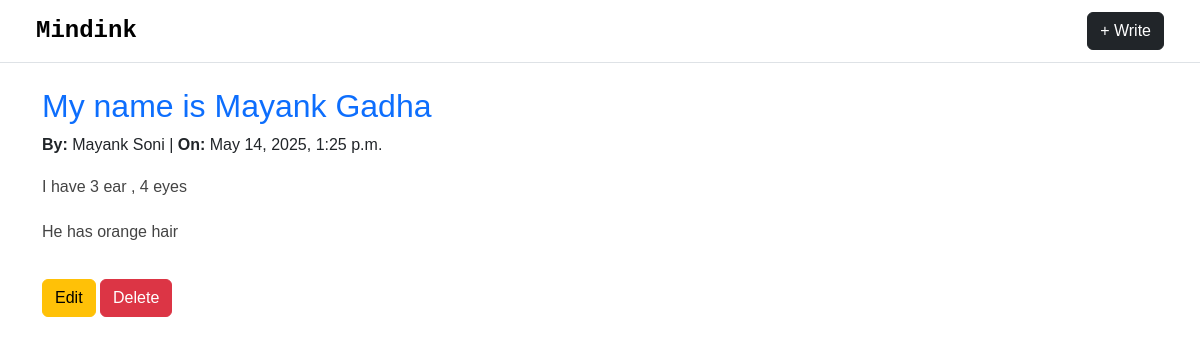
Before: /blog/4/ with the older database file.
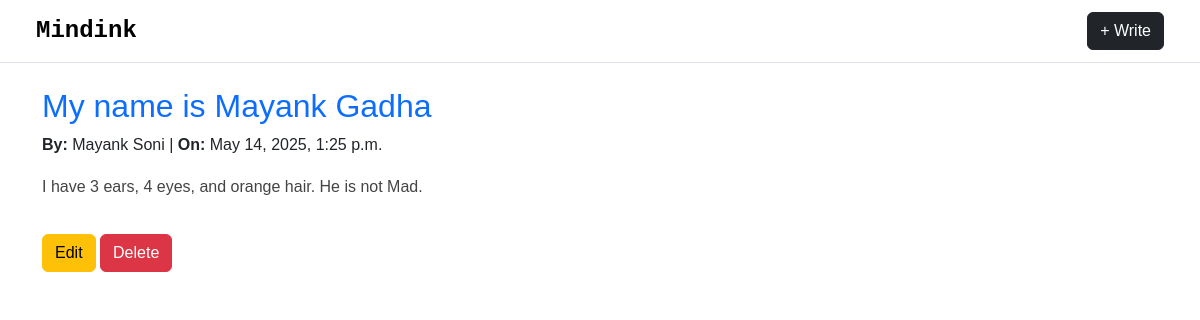
After: the same page with the newer database file.
### blog/models.py (models this page shows, shortened)
class Blog(models.Model):
    title = models.CharField(max_length=100)
    description = models.TextField(max_length=2000)
    created_by = models.CharField(max_length=100)
    created_at = models.DateTimeField(auto_now_add=True)
    is_deleted = models.BooleanField(default=False)  # Soft delete flag

### blog/views.py (the view)
# urls.py: path('blog/<int:pk>/', views.blog_detail, name='blog_detail'),
def blog_detail(request, pk):
    blog = get_object_or_404(Blog, pk=pk)
    return render(request, 'blog_detail.html', {'blog': blog})

### blog/templates/blog_detail.html
{% extends "base.html" %}
{% block content %}
<div class="blog">
    <h2 class="text-primary">{{ blog.title }}</h2>
    <p><strong>By:</strong> {{ blog.created_by }} | <strong>On:</strong> {{ blog.created_at }}</p>
    <div class="blog-content">{{ blog.description|linebreaks }}</div>
    <a href="{% url 'blog_edit' blog.pk %}" class="btn btn-warning mt-3">Edit</a>
    <a href="{% url 'blog_delete' blog.pk %}" class="btn btn-danger mt-3">Delete</a>
</div>
{% endblock %}

Changed rows visible on the page:
changed Blog "My name is Mayank Gadha": description "I have 3 ear , 4 eyes He has orange hair" → "I have 3 ears, 4 eyes, and orange hair. He is not Mad."
